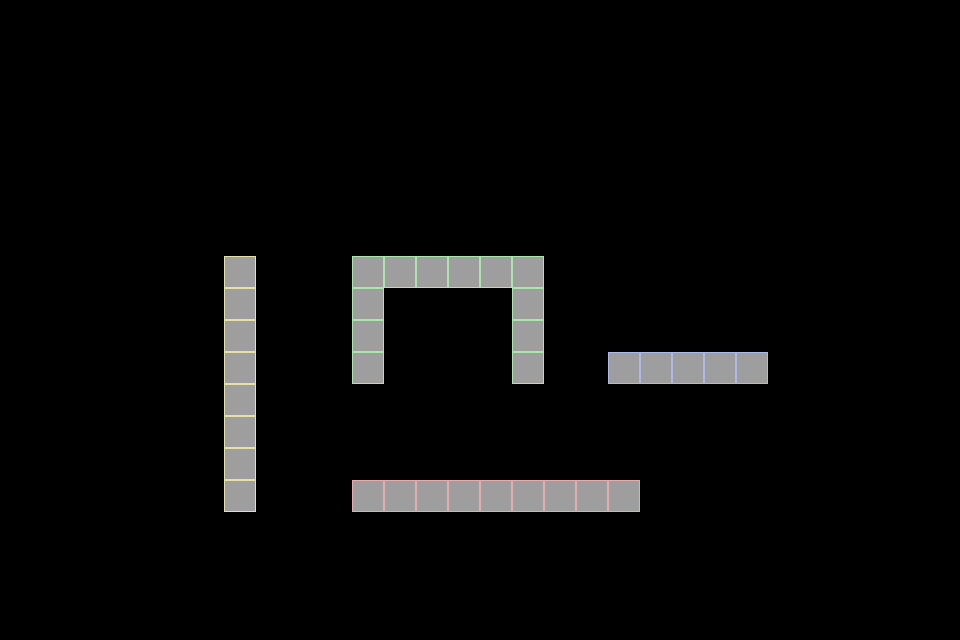

A level layout from a 2D game, rendered from its tile map. Below: a short description, then the map file with its tile-grid data intact:
An orthogonal 30x20 tile map with 32x32 px tiles, 1 tile layer (Tile Layer 1) and 15 objects (6x Piso, 4x Spawn, 3x Arma, Camara, Limite).

<map version="1.10" tiledversion="1.12.2" orientation="orthogonal" renderorder="right-down" width="30" height="20" tilewidth="32" tileheight="32" infinite="0" nextlayerid="4" nextobjectid="31">
 <tileset firstgid="1" source="TileSet/TestTileset.tsx" />
 <layer id="1" name="Tile Layer 1" width="30" height="20">
  <data encoding="csv">
0,0,0,0,0,0,0,0,0,0,0,0,0,0,0,0,0,0,0,0,0,0,0,0,0,0,0,0,0,0,
0,0,0,0,0,0,0,0,0,0,0,0,0,0,0,0,0,0,0,0,0,0,0,0,0,0,0,0,0,0,
0,0,0,0,0,0,0,0,0,0,0,0,0,0,0,0,0,0,0,0,0,0,0,0,0,0,0,0,0,0,
0,0,0,0,0,0,0,0,0,0,0,0,0,0,0,0,0,0,0,0,0,0,0,0,0,0,0,0,0,0,
0,0,0,0,0,0,0,0,0,0,0,0,0,0,0,0,0,0,0,0,0,0,0,0,0,0,0,0,0,0,
0,0,0,0,0,0,0,0,0,0,0,0,0,0,0,0,0,0,0,0,0,0,0,0,0,0,0,0,0,0,
0,0,0,0,0,0,0,0,0,0,0,0,0,0,0,0,0,0,0,0,0,0,0,0,0,0,0,0,0,0,
0,0,0,0,0,0,0,0,0,0,0,0,0,0,0,0,0,0,0,0,0,0,0,0,0,0,0,0,0,0,
0,0,0,0,0,0,0,4,0,0,0,3,3,3,3,3,3,0,0,0,0,0,0,0,0,0,0,0,0,0,
0,0,0,0,0,0,0,4,0,0,0,3,0,0,0,0,3,0,0,0,0,0,0,0,0,0,0,0,0,0,
0,0,0,0,0,0,0,4,0,0,0,3,0,0,0,0,3,0,0,0,0,0,0,0,0,0,0,0,0,0,
0,0,0,0,0,0,0,4,0,0,0,3,0,0,0,0,3,0,0,2,2,2,2,2,0,0,0,0,0,0,
0,0,0,0,0,0,0,4,0,0,0,0,0,0,0,0,0,0,0,0,0,0,0,0,0,0,0,0,0,0,
0,0,0,0,0,0,0,4,0,0,0,0,0,0,0,0,0,0,0,0,0,0,0,0,0,0,0,0,0,0,
0,0,0,0,0,0,0,4,0,0,0,0,0,0,0,0,0,0,0,0,0,0,0,0,0,0,0,0,0,0,
0,0,0,0,0,0,0,4,0,0,0,1,1,1,1,1,1,1,1,1,0,0,0,0,0,0,0,0,0,0,
0,0,0,0,0,0,0,0,0,0,0,0,0,0,0,0,0,0,0,0,0,0,0,0,0,0,0,0,0,0,
0,0,0,0,0,0,0,0,0,0,0,0,0,0,0,0,0,0,0,0,0,0,0,0,0,0,0,0,0,0,
0,0,0,0,0,0,0,0,0,0,0,0,0,0,0,0,0,0,0,0,0,0,0,0,0,0,0,0,0,0,
0,0,0,0,0,0,0,0,0,0,0,0,0,0,0,0,0,0,0,0,0,0,0,0,0,0,0,0,0,0
</data>
 </layer>
 <objectgroup id="2" name="Fisico">
  <object id="16" type="Piso" x="256" y="256">
   <polygon points="0,0 0,256 -32,256 -32,0" />
  </object>
  <object id="17" type="Piso" x="352" y="384">
   <polygon points="0,0 32,0 32,-128 0,-128 0,0" />
  </object>
  <object id="18" type="Piso" x="512" y="384">
   <polygon points="0,0 32,0 32,-128 0,-128" />
  </object>
  <object id="19" type="Piso" x="512" y="288">
   <polygon points="0,0 0,-32 -128,-32 -128,0" />
  </object>
  <object id="20" type="Piso" x="350.667" y="480">
   <polygon points="0,0 289.333,0 289.333,32 0,32" />
  </object>
  <object id="21" type="Piso" x="608" y="352">
   <polygon points="0,0 160,0 160,32 0,32" />
  </object>
 </objectgroup>
 <objectgroup id="3" name="Entidades" offsetx="0.666663" offsety="-3.33333e-06">
  <object id="8" name="spawnJugador2" type="Spawn" x="544" y="448">
   <point />
  </object>
  <object id="9" name="spawnJugador1" type="Spawn" x="384" y="448">
   <point />
  </object>
  <object id="11" name="camaraPos" type="Camara" x="460.667" y="380">
   <point />
  </object>
  <object id="12" name="spawnJugador4" type="Spawn" x="704" y="320">
   <point />
  </object>
  <object id="13" name="spawnJugador3" type="Spawn" x="416" y="224">
   <point />
  </object>
  <object id="24" name="Y asesina D:" type="Limite" x="480" y="640">
   <point />
  </object>
  <object id="28" type="Arma" x="243.333" y="228">
   <point />
  </object>
  <object id="29" type="Arma" x="518" y="226.667">
   <point />
  </object>
  <object id="30" type="Arma" x="445.333" y="332.667">
   <point />
  </object>
 </objectgroup>
</map>
